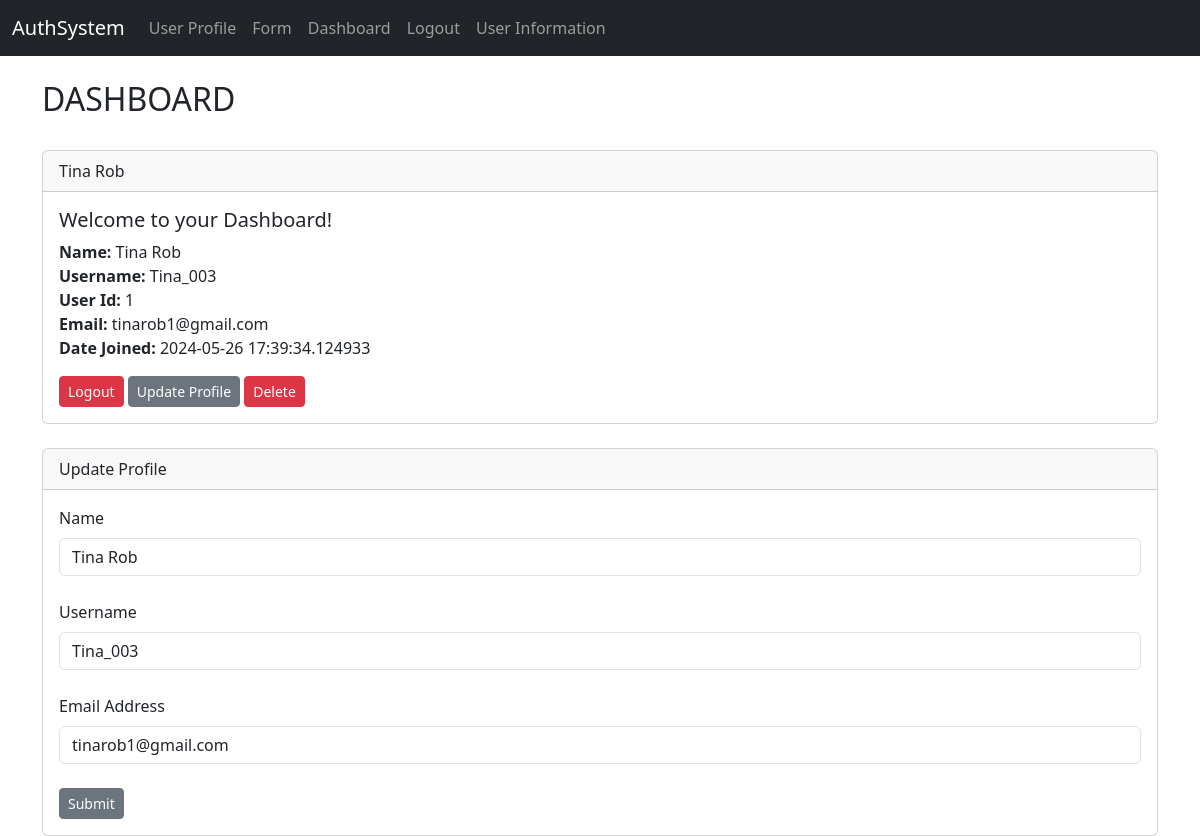
The app's page /dashboard (signed in) with its own data.
### hello.py (models this page shows, shortened)
class Users(db.Model, UserMixin):
    id = db.Column(db.Integer, primary_key=True)
    username = db.Column(db.String(20), nullable=False, unique=True)
    name = db.Column(db.String(200), nullable=False)
    email = db.Column(db.String(120), nullable=False, unique=True)
    date_added = db.Column(db.DateTime, default=datetime.utcnow)
    password_hash = db.Column(db.String(128))
    @property
    def password(self):
        raise AttributeError('Password is not a readable attribute!')

### hello.py (the view)
@app.route('/dashboard',methods=['GET','POST'])
@login_required
def dashboard():
    form = AddForm()
    id = current_user.id
    name_to_update = Users.query.get_or_404(id)
    if request.method == "POST":
        name_to_update.name = request.form['name']
        name_to_update.email = request.form['email']
        name_to_update.username = request.form['username']
        try:
            db.session.commit()
            flash("Updated Successfully")
            return render_template("dashboard.html",form=form,name_to_update=name_to_update)
        except:
            flash("Error.. Try Again")
            return render_template("dashboard.html",form=form,name_to_update=name_to_update)
    else:
        return render_template("dashboard.html",form=form,name_to_update=name_to_update, id=id)
    return render_template('dashboard.html')

### hello.py
class AddForm(FlaskForm):
    name = StringField("Name", validators=[DataRequired()])
    username = StringField("Username", validators=[DataRequired()])
    email = StringField("Email Address", validators=[DataRequired()])
    password_hash = PasswordField("Password",validators=[DataRequired(), EqualTo('password_hash2', message='Passwords must match!')])
    password_hash2 = PasswordField('Confirm Password',validators=[DataRequired()])
    submit = SubmitField("Submit")

### hello.py (called while the page is built)
@login_manager.user_loader
def load_user(user_id):
    return Users.query.get(int(user_id))

### templates/dashboard.html (shortened to what this page needs)
{% extends 'base.html' %}
{% block content %}
    <h2>DASHBOARD</h2>
    <br/>
    <div class="card">
        <div class="card-header">
          {{ current_user.name }}
        </div>
        <div class="card-body">
          <h5 class="card-title">Welcome to your Dashboard!</h5>
          <p class="card-text"><strong>Name: </strong>{{ current_user.name }}<br/>
            <strong>Username: </strong>{{ current_user.username }}<br/>
            <strong>User Id: </strong>{{ current_user.id }}<br/>
            <strong>Email: </strong>{{ current_user.email }}<br/>
            <strong>Date Joined: </strong>{{ current_user.date_added }}<br/></p>
          <a href="{{ url_for('logout')}}" class="btn btn-danger btn-sm">Logout</a>
          <a href="{{url_for('update',id=current_user.id)}}" class="btn btn-secondary btn-sm">Update Profile</a>
          <a href="{{ url_for('delete',id=current_user.id)}}" class="btn btn-danger btn-sm">Delete</a>
        </div>
      </div>
<br/>
<div class="card">
    <div class="card-header">
      Update Profile
    </div>
    <div class="card-body">
        <form action="/dashboard" method="POST">
            {{ form.name.label(class="form-label") }}
            {{ form.name(class="form-control", value=name_to_update.name) }}
            <br/>
            {{ form.username.label(class="form-label") }}
            {{ form.username(class="form-control", value=name_to_update.username) }}
            <br/>
            {{ form.email.label(class="form-label") }}
            {{ form.email(class="form-control",value=name_to_update.email) }}
            <br/>
            {{ form.submit(class="btn btn-secondary btn-sm") }}
        </form>
    </div>
{% endblock %}

### records on screen
Users: name "Tina Rob", username "Tina_003", id "1", email "tinarob1@gmail.com", date_added "2024-05-26 17:39:34.124933"
